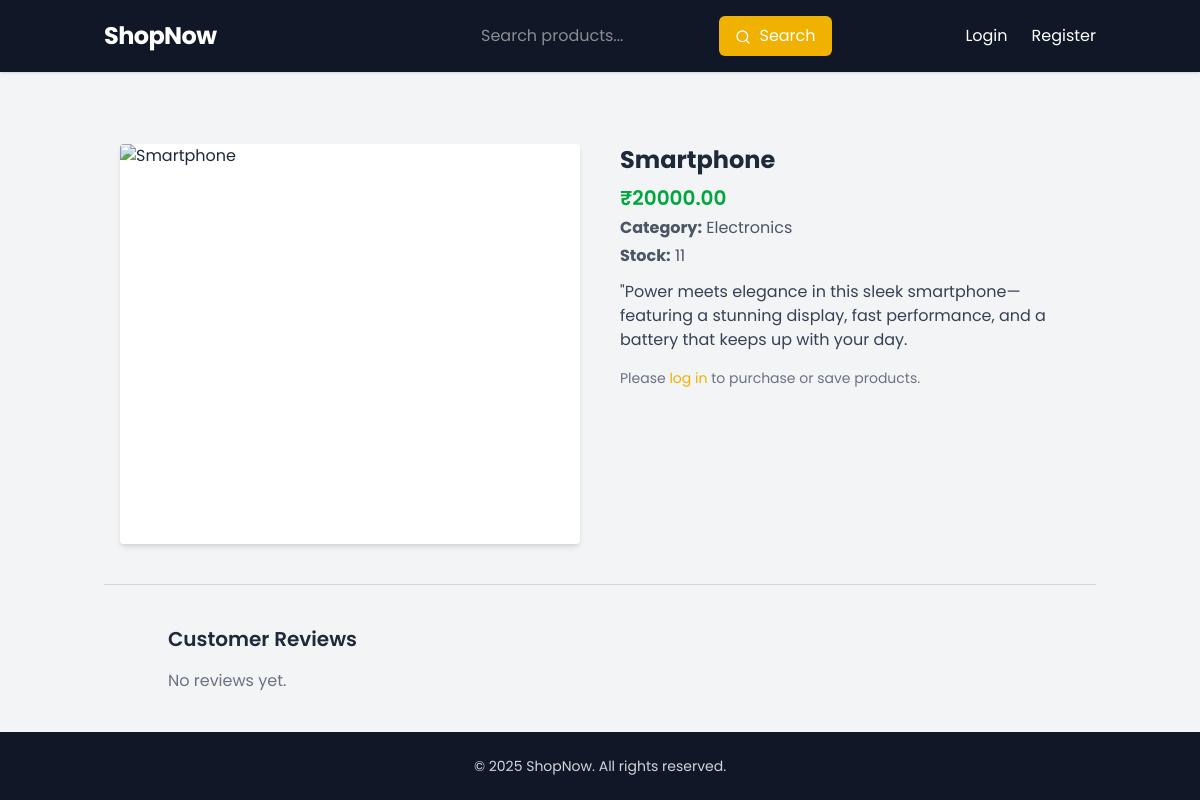
Page /product/6 on the earlier database version.
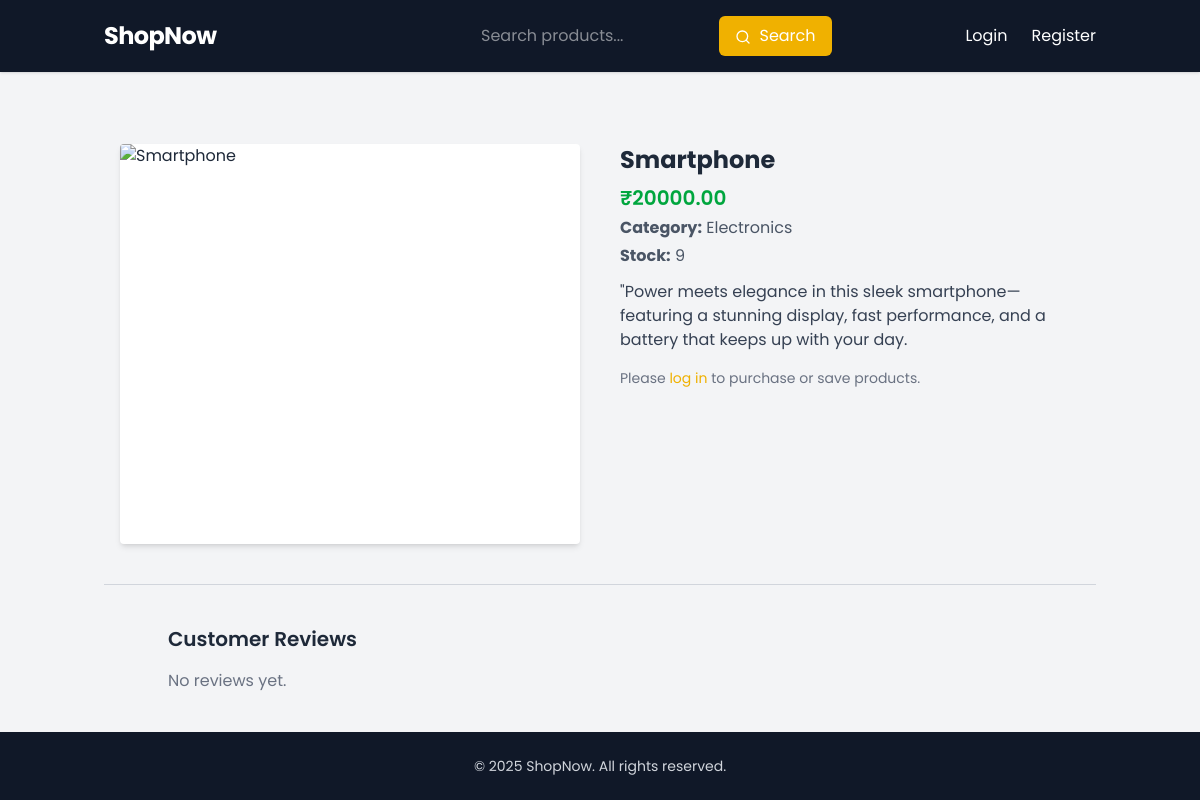
Same page on the later database version.
### app/models.py (models this page shows)
class Product(db.Model):
    id = db.Column(db.Integer, primary_key=True)
    name = db.Column(db.String(120), nullable=False)
    description = db.Column(db.Text)
    price = db.Column(db.Float, nullable=False)
    image_url = db.Column(db.String(300))
    category = db.Column(db.String(100))
    stock = db.Column(db.Integer, default=10)
    featured = db.Column(db.Boolean, default=False)  # ✅ New field
    reviews = db.relationship("Review", backref="product", cascade="all, delete-orphan")
    wishlist_items = db.relationship(
        "WishlistItem", backref="product", cascade="all, delete-orphan"
    )
    order_items = db.relationship(
        "OrderItem", backref="product", cascade="all, delete-orphan"
    )

### app/routes.py (the view, shortened to what this page needs)
@main_bp.route("/product/<int:product_id>", methods=["GET", "POST"])
def product_detail(product_id):
    product = Product.query.get_or_404(product_id)
    review_form = ReviewForm()
    return render_template("product.html", product=product, review_form=review_form)

### app/forms.py
class ReviewForm(FlaskForm):
    rating = SelectField(
        "Rating",
        choices=[(str(i), f"{i} Stars") for i in range(1, 6)],
        validators=[DataRequired()]
    )
    content = TextAreaField("Comment", validators=[DataRequired(), Length(max=1000)])
    submit = SubmitField("Submit Review")

### app/context_processors.py (called while the page is built)
def inject_current_year():
    return {'current_year': datetime.now().year}

### app/routes.py (called while the page is built)
@main_bp.before_app_request
def load_cart_count():
    if current_user.is_authenticated:
        cart_items = CartItem.query.filter_by(user_id=current_user.id).all()
        g.cart_count = sum(item.quantity for item in cart_items)
    else:
        g.cart_count = 0

### app/templates/product.html (shortened to what this page needs)
{% extends "base.html" %}  {% block content %}
<div
  class="max-w-6xl mx-auto mt-10 px-4 grid grid-cols-1 md:grid-cols-2 gap-10"
>
  <div>
    {% if product.image_url %}
    <img
      src="{{ product.image_url }}"
      alt="{{ product.name }}"
      class="w-full h-[400px] object-contain rounded shadow-md bg-white"
      loading="lazy"
    />
    {% else %}
    <div
      class="w-full h-[300px] flex items-center justify-center bg-gray-100 text-gray-500 rounded shadow"
    >
      No Image Available
    </div>
    {% endif %}
  </div>
  <div>
    <h1 class="text-2xl font-bold text-gray-800 mb-2">{{ product.name }}</h1>
    <p class="text-green-600 text-xl font-semibold mb-1">
      ₹{{ "%.2f"|format(product.price) }}
    </p>
    {% if product.category %}
    <p class="mb-1 text-gray-600">
      <strong>Category:</strong> {{ product.category }}
    </p>
    {% endif %}
    <p class="mb-1 text-gray-600">
      <strong>Stock:</strong> {{ product.stock }}
    </p>
    <p class="mt-3 text-gray-700">{{ product.description }}</p>
    {% if current_user.is_authenticated %}
    <div class="mt-6 flex flex-wrap gap-3">
      <a
        href="{{ url_for('main_bp.add_to_cart', product_id=product.id) }}"
        class="bg-yellow-500 hover:bg-yellow-600 text-white px-5 py-2 rounded-md font-medium transition flex items-center gap-2"
      >
        <i class="bi bi-cart-plus"></i> Add to Cart
      </a>
      <a
        href="{{ url_for('main_bp.add_to_wishlist', product_id=product.id) }}"
        class="border border-gray-300 text-gray-700 hover:text-red-500 px-5 py-2 rounded-md transition flex items-center gap-2"
      >
        <i class="bi bi-heart"></i> Add to Wishlist
      </a>
    </div>
    {% else %}
    <p class="text-sm text-gray-500 mt-4">
      Please
      <a
        href="{{ url_for('main_bp.login') }}"
        class="text-yellow-500 hover:underline"
        >log in</a
      >
      to purchase or save products.
    </p>
    {% endif %}
  </div>
</div>
<hr class="my-10 max-w-6xl mx-auto border-gray-300" />
<div class="max-w-4xl mx-auto px-4">
  <h2 class="text-xl font-semibold text-gray-800 mb-4">Customer Reviews</h2>
  {% if product.reviews %}
  <div class="space-y-4">
    {% for review in product.reviews %}
    <div class="bg-white p-4 rounded-md shadow-sm">
      <div class="flex items-center justify-between mb-1">
        <h6 class="font-medium text-gray-700">{{ review.user.email }}</h6>
        <span class="text-sm text-yellow-500 font-medium"
          >Rating: {{ review.rating }}/5</span
        >
      </div>
      <p class="text-gray-700 mb-1">{{ review.comment }}</p>
      <p class="text-xs text-gray-400">
        {{ review.timestamp.strftime('%b %d, %Y') }}
      </p>
    </div>
    {% endfor %}
  </div>
  {% else %}
  <p class="text-gray-500">No reviews yet.</p>
  {% endif %}
</div>
 {% endblock %}

Differences in the rows shown:
changed Product "Smartphone": stock "11" → "9"
